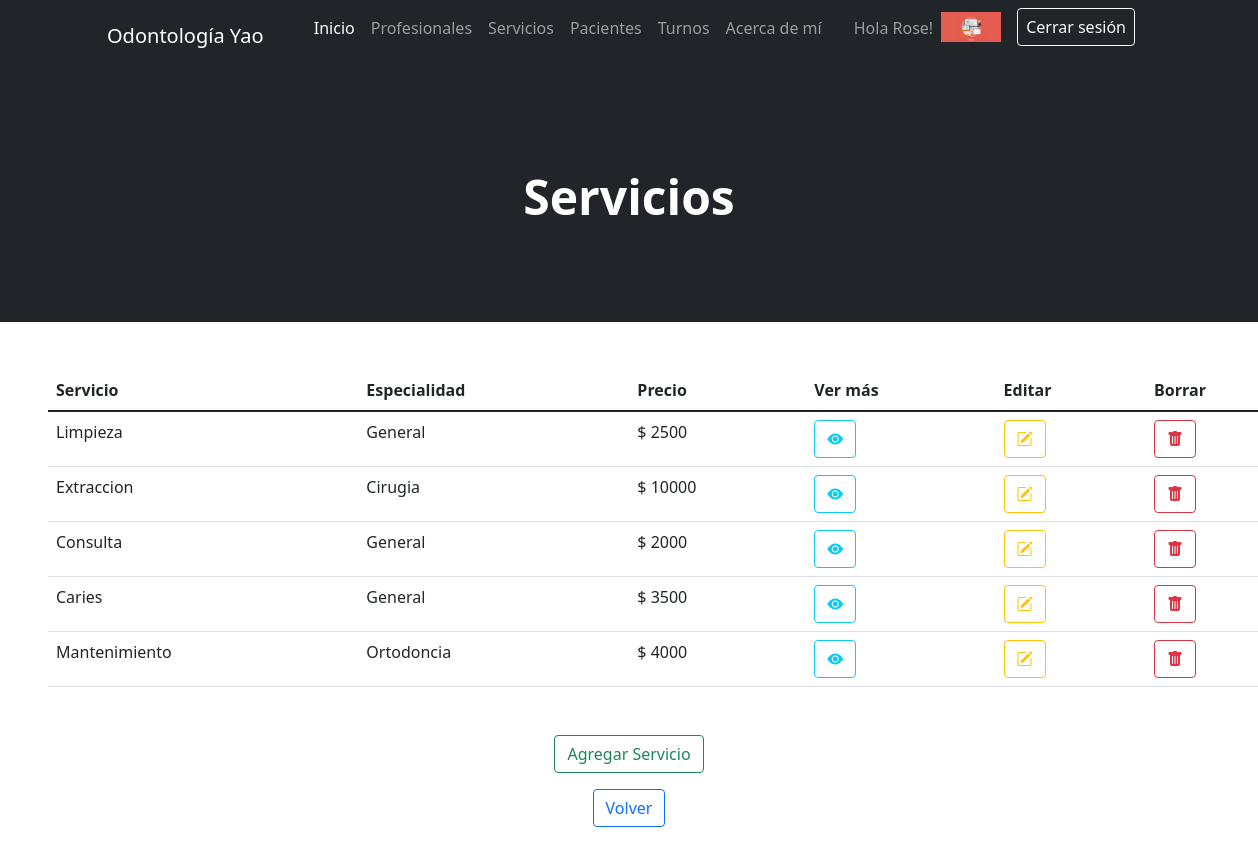
Screenshot of /AppOdonto/servicio/list/ (signed in) with the database file from the repository.
### AppOdonto/models.py (models this page shows, shortened)
class Avatar(models.Model):
    usuario = models.ForeignKey(User, on_delete=models.CASCADE)
    imagen = models.ImageField(upload_to="avatares", null=True, blank=True)

class Servicio(models.Model):
    servicio = models.CharField(max_length=25)
    especialidad = models.CharField(max_length=25)
    descripcion = models.CharField(max_length=80)
    precio = models.IntegerField()

### AppOdonto/views.py (the view)
# urls.py: path('servicio/list/', ServicioList.as_view(), name="Servicio List"),
class ServicioList(LoginRequiredMixin, ListView):
    model = Servicio

### AppOdonto/templates/AppOdonto/servicio_list.html (shortened to what this page needs)
{% extends "AppOdonto/padre.html" %}
{% block header %}
    <h1 class="display-5 fw-bolder text-white mb-2">Servicios</h1>
{% endblock %}
{% block formulario %}
<table class="table m-5">
    <thead>
    <tr>
        <th scope="col">Servicio</th>
        <th scope="col">Especialidad</th>
        <th scope="col">Precio</th>
        <th scope="col">Ver más</th>
        <th scope="col">Editar</th>
        <th scope="col">Borrar</th>
    </tr>
    </thead>
    <tbody class="table-group-divider">
    {% for servicio in object_list %}
        <tr>
            <td>{{servicio.servicio}}</td>
            <td>{{servicio.especialidad}}</td>
            <td>$ {{servicio.precio}}</td>
            <td><a href="{% url 'Servicio Detail' servicio.id %}" class="btn btn-outline-info"><i class="bi bi-eye-fill"></i></a></td>
            <td><a href="{% url 'Servicio Edit' servicio.id %}" class="btn btn-outline-warning"><i class="bi bi-pencil-square"></i></a></td>
            <td><a href="{% url 'Servicio Delete' servicio.id %}" class="btn btn-outline-danger"><i class="bi bi-trash-fill"></i></a></td>
        </tr>
    {% endfor %}
    </tbody>
</table>
    <p class="text-center"><a href="{% url 'Servicio Create' %}" class="btn btn-outline-success">Agregar Servicio</a></p>
    <p>
    <p class="text-center"><a href="{% url 'Inicio' %}" class="btn btn-outline-primary">Volver</a></p>
    </p>
{% endblock %}

### AppOdonto/templates/AppOdonto/padre.html (shortened to what this page needs)
<!DOCTYPE html>
<html lang="es">
    <head> {% load static %}
        <link href="https://cdn.jsdelivr.net/npm/bootstrap-icons@1.4.1/font/bootstrap-icons.css" rel="stylesheet" />
        <link href="{% static 'AppOdonto/css/styles.css' %}" rel="stylesheet" />
    </head>
    <body>
        <nav class="navbar navbar-expand-lg navbar-dark bg-dark">
            <div class="container px-5">
                <a class="navbar-brand" href="{% url 'Inicio' %}">Odontología Yao</a>
                <div class="collapse navbar-collapse" id="navbarSupportedContent">
                    <ul class="navbar-nav ms-auto mb-2 mb-lg-0">
                        <li class="nav-item"><a class="nav-link active" aria-current="page" href="{% url 'Inicio' %}">Inicio</a></li>
                        <li class="nav-item"><a class="nav-link" href="{% url 'Profesional List' %}">Profesionales</a></li>
                        <li class="nav-item"><a class="nav-link" href="{% url 'Servicio List' %}">Servicios</a></li>
                        <li class="nav-item"><a class="nav-link" href="{% url 'Paciente List' %}">Pacientes</a></li>
                        <li class="nav-item"><a class="nav-link" href="{% url 'Turno List' %}">Turnos</a></li>
                        <li class="nav-item"><a class="nav-link" href="{% url 'About' %}">Acerca de mí</a></li>
                        <li class="nav-item"><a class="nav-link">
                    {% if request.user.is_authenticated %}
                        <li class="nav-item"><p style="color:white"><a class="nav-link" href="{% url 'Editar Perfil' %}">Hola {{user.first_name}}!</a></p></li>
                        {% with user.avatar_set.first as miAvatar%}
                            {% if miAvatar %}
                        <li class="nav-item"><img src="{{miAvatar.imagen.url}}" alt="Imagen perfil" height="30px" class="my-1"></li>
                            {% endif %}
                        {% endwith %}
                        <li class="nav-item mx-3"><a class="btn btn-outline-light px-2" href="{% url 'Logout' %}">Cerrar sesión</a></li>
                    {% endif %}
                    </ul>
                </div>
            </div>
        </nav>
        <header class="bg-dark py-5">
            <div class="container px-5">
                <div class="row gx-5 justify-content-center">
                    <div class="col-lg-6">
                        <div class="text-center my-5">
                        {% block header %}{% endblock %}
                        </div>
                    </div>
                </div>
            </div>
        </header>
{% block formulario %}
{% endblock %}
    </body>
</html>

### rows the page displays
Avatar: imagen (picture)
Servicio: servicio "Limpieza", especialidad "General", precio "2500"
Servicio: servicio "Extraccion", especialidad "Cirugia", precio "10000"
Servicio: servicio "Consulta", especialidad "General", precio "2000"
Servicio: servicio "Caries", especialidad "General", precio "3500"
Servicio: servicio "Mantenimiento", especialidad "Ortodoncia", precio "4000"

### other values shown
{{ user.first_name }} "Rose"
